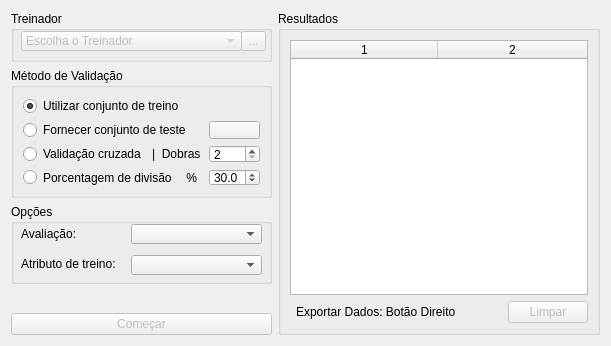
     <widget class="QWidget" name="tab_validacao">
      <attribute name="title">
       <string>Validação</string>
      </attribute>
      <layout class="QGridLayout" name="gridLayout_7">
       <item row="0" column="0" colspan="2">
        <widget class="QGroupBox" name="groupBox_escolhaClassificador">
         <property name="minimumSize">
          <size>
           <width>261</width>
           <height>51</height>
          </size>
         </property>
         <property name="maximumSize">
          <size>
           <width>16777215</width>
           <height>51</height>
          </size>
         </property>
         <property name="title">
          <string>Treinador</string>
         </property>
         <widget class="QComboBox" name="comboBox_metodo">
          <property name="enabled">
           <bool>false</bool>
          </property>
          <property name="geometry">
           <rect>
            <x>10</x>
            <y>20</y>
            <width>221</width>
            <height>20</height>
           </rect>
          </property>
          <property name="insertPolicy">
           <enum>QComboBox::InsertAlphabetically</enum>
          </property>
          <item>
           <property name="text">
            <string>Escolha o Treinador</string>
           </property>
          </item>
         </widget>
         <widget class="QToolButton" name="toolButton_treinador">
          <property name="enabled">
           <bool>false</bool>
          </property>
          <property name="geometry">
           <rect>
            <x>230</x>
            <y>20</y>
            <width>25</width>
            <height>20</height>
           </rect>
          </property>
          <property name="text">
           <string>...</string>
          </property>
         </widget>
        </widget>
       </item>
       <item row="0" column="2" rowspan="5">
        <widget class="QGroupBox" name="groupBox_resultadosValidacao">
         <property name="title">
          <string>Resultados</string>
         </property>
         <layout class="QGridLayout" name="gridLayout_6">
          <item row="0" column="0" colspan="4">
           <widget class="TabWidgetDados" name="tableWidget_resultadosValidacao">
            <property name="editTriggers">
             <set>QAbstractItemView::NoEditTriggers</set>
            </property>
            <property name="alternatingRowColors">
             <bool>true</bool>
            </property>
            <property name="selectionMode">
             <enum>QAbstractItemView::SingleSelection</enum>
            </property>
            <property name="selectionBehavior">
             <enum>QAbstractItemView::SelectRows</enum>
            </property>
            <property name="columnCount">
             <number>2</number>
            </property>
            <attribute name="horizontalHeaderCascadingSectionResizes">
             <bool>false</bool>
            </attribute>
            <attribute name="horizontalHeaderDefaultSectionSize">
             <number>147</number>
            </attribute>
            <attribute name="horizontalHeaderMinimumSectionSize">
             <number>26</number>
            </attribute>
            <attribute name="horizontalHeaderStretchLastSection">
             <bool>true</bool>
            </attribute>
            <attribute name="verticalHeaderVisible">
             <bool>false</bool>
            </attribute>
            <column/>
            <column/>
           </widget>
          </item>
          <item row="1" column="3">
           <widget class="QPushButton" name="pushButton_clear">
            <property name="enabled">
             <bool>false</bool>
            </property>
            <property name="text">
             <string>Limpar</string>
            </property>
            <property name="icon">
             <iconset>
              <normaloff>../imagens/clear.png</normaloff>../imagens/clear.png</iconset>
            </property>
           </widget>
          </item>
          <item row="1" column="1">
           <widget class="QLabel" name="label_exportar">
            <property name="text">
             <string>Exportar Dados: Botão Direito</string>
            </property>
           </widget>
          </item>
          <item row="1" column="2">
           <spacer name="horizontalSpacer">
            <property name="orientation">
             <enum>Qt::Horizontal</enum>
            </property>
            <property name="sizeHint" stdset="0">
             <size>
              <width>40</width>
              <height>20</height>
             </size>
            </property>
           </spacer>
          </item>
         </layout>
        </widget>
       </item>
       <item row="1" column="0" colspan="2">
        <widget class="QGroupBox" name="groupBox_opcoesTeste">
         <property name="minimumSize">
          <size>
           <width>261</width>
           <height>121</height>
          </size>
         </property>
         <property name="maximumSize">
          <size>
           <width>16777215</width>
           <height>130</height>
          </size>
         </property>
         <property name="title">
          <string>Método de Validação</string>
         </property>
         <layout class="QGridLayout" name="gridLayout_8">
          <item row="0" column="0" colspan="3">
           <widget class="QRadioButton" name="radioButton_treino">
            <property name="text">
             <string>Utilizar conjunto de treino</string>
            </property>
            <property name="checked">
             <bool>true</bool>
            </property>
           </widget>
          </item>
          <item row="1" column="0" colspan="3">
           <widget class="QRadioButton" name="radioButton_teste">
            <property name="text">
             <string>Fornecer conjunto de teste</string>
            </property>
           </widget>
          </item>
          <item row="1" column="3">
           <widget class="QPushButton" name="pushButton_teste">
            <property name="font">
             <font>
              <pointsize>8</pointsize>
             </font>
            </property>
            <property name="text">
             <string/>
            </property>
            <property name="icon">
             <iconset>
              <normaloff>../imagens/folder_open.png</normaloff>../imagens/folder_open.png</iconset>
            </property>
           </widget>
          </item>
          <item row="2" column="0">
           <widget class="QRadioButton" name="radioButton_kDobras">
            <property name="text">
             <string>Validação cruzada</string>
            </property>
           </widget>
          </item>
          <item row="2" column="3">
           <widget class="QSpinBox" name="spinBox_kDobras">
            <property name="minimum">
             <number>2</number>
            </property>
            <property name="maximum">
             <number>999</number>
            </property>
            <property name="value">
             <number>2</number>
            </property>
           </widget>
          </item>
          <item row="3" column="0" colspan="2">
           <widget class="QRadioButton" name="radioButton_divisao">
            <property name="text">
             <string>Porcentagem de divisão</string>
            </property>
           </widget>
          </item>
          <item row="3" column="2">
           <widget class="QLabel" name="label_kDobras_2">
            <property name="text">
             <string> %</string>
            </property>
           </widget>
          </item>
          <item row="3" column="3">
           <widget class="QDoubleSpinBox" name="doubleSpinBox_divisao">
            <property name="decimals">
             <number>1</number>
            </property>
            <property name="minimum">
             <double>1.000000000000000</double>
            </property>
            <property name="maximum">
             <double>99.000000000000000</double>
            </property>
            <property name="value">
             <double>30.000000000000000</double>
            </property>
           </widget>
          </item>
          <item row="2" column="1" colspan="2">
           <widget class="QLabel" name="label_kDobras">
            <property name="text">
             <string>|  Dobras</string>
            </property>
           </widget>
          </item>
         </layout>
        </widget>
       </item>
       <item row="2" column="0" colspan="2">
        <widget class="QGroupBox" name="groupBox_opcoesClassificacao">
         <property name="minimumSize">
          <size>
           <width>261</width>
           <height>80</height>
          </size>
         </property>
         <property name="maximumSize">
          <size>
           <width>16777215</width>
           <height>111</height>
          </size>
         </property>
         <property name="title">
          <string>Opções</string>
         </property>
         <widget class="QLabel" name="label_avaliador">
          <property name="geometry">
           <rect>
            <x>10</x>
            <y>20</y>
            <width>61</width>
            <height>20</height>
           </rect>
          </property>
          <property name="text">
           <string>Avaliação:</string>
          </property>
         </widget>
         <widget class="QComboBox" name="comboBox_avaliador">
          <property name="geometry">
           <rect>
            <x>120</x>
            <y>20</y>
            <width>131</width>
            <height>20</height>
           </rect>
          </property>
         </widget>
         <widget class="QLabel" name="label_atributoTreino">
          <property name="geometry">
           <rect>
            <x>10</x>
            <y>50</y>
            <width>101</width>
            <height>20</height>
           </rect>
          </property>
          <property name="text">
           <string>Atributo de treino:</string>
          </property>
         </widget>
         <widget class="QComboBox" name="comboBox_atributoTreino">
          <property name="geometry">
           <rect>
            <x>120</x>
            <y>51</y>
            <width>131</width>
            <height>20</height>
           </rect>
          </property>
         </widget>
        </widget>
       </item>
       <item row="3" column="0" colspan="2">
        <spacer name="verticalSpacer">
         <property name="orientation">
          <enum>Qt::Vertical</enum>
         </property>
         <property name="sizeHint" stdset="0">
          <size>
           <width>20</width>
           <height>23</height>
          </size>
         </property>
        </spacer>
       </item>
       <item row="4" column="0" colspan="2">
        <widget class="QPushButton" name="pushButton_start">
         <property name="enabled">
          <bool>false</bool>
         </property>
         <property name="text">
          <string>Começar</string>
         </property>
        </widget>
       </item>
      </layout>
     </widget>
